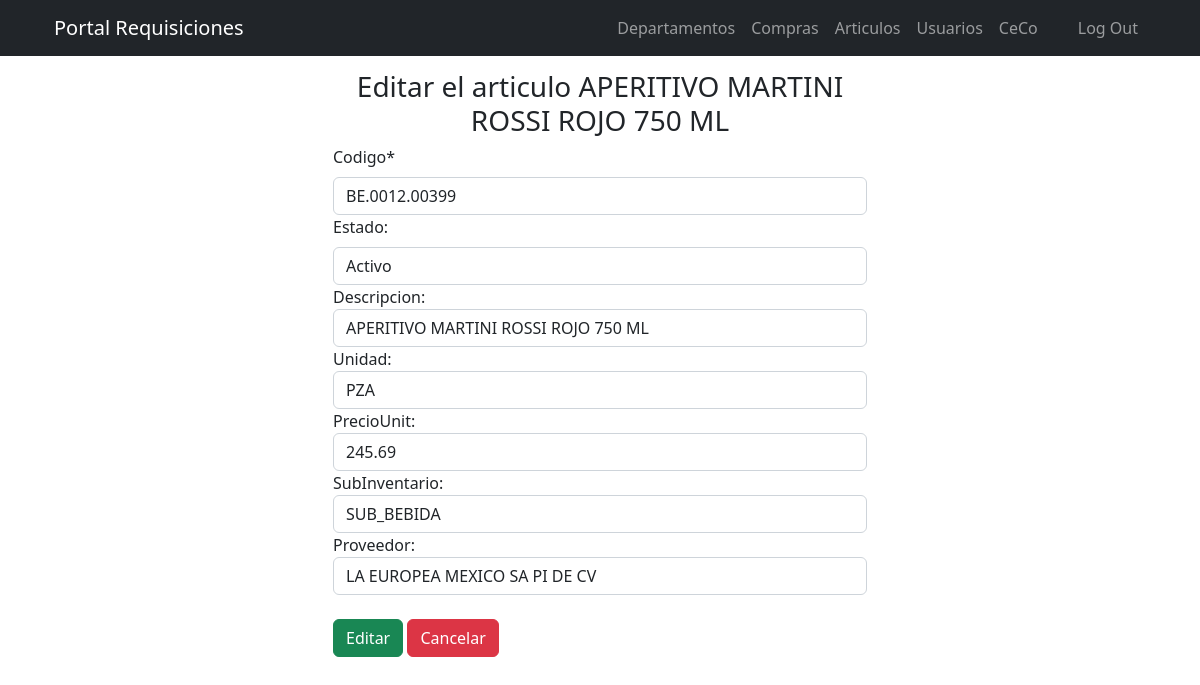
Screenshot of /includes/editar_art.php?id=61 (signed in) with the database file from the repository.
### tables this page shows
CREATE TABLE `articulos` (
  `id` int(11) NOT NULL,
  `codigo` varchar(50) NOT NULL,
  `estado` int(11) NOT NULL,
  `descripcion` varchar(250) NOT NULL,
  `unidad` varchar(50) NOT NULL,
  `precio` float NOT NULL,
  `inventario` varchar(150) NOT NULL,
  `proveedor` varchar(250) NOT NULL
);

### includes/editar_art.php (the view, shortened to what this page needs)
<?php
$id = $_GET['id'];
include_once "header.php";
require_once ("db.php");
$consulta = "SELECT * FROM articulos WHERE id = $id";
$resultado = mysqli_query($conexion, $consulta);
$usuario = mysqli_fetch_assoc($resultado);
?>
<!DOCTYPE html>
<html lang="es-MX">
<head>
    <link rel="stylesheet" href="../../css/fontawesome-all.min.css">
	<link rel="stylesheet" href="../../css/estilo.css">
</head>
<body>
    <form  action="functions.php" method="POST">
        <div class="container">
            <div id="login-row" class="row justify-content-center align-items-center">
                <div id="login-column" class="col-md-6">
                    <div id="login-box" class="col-md-12">
                            <h3 class="text-center">Editar el articulo <?php echo $usuario ['descripcion']; ?></h3>
                            <div class="form-group">
                            <label for="" class="form-label">Codigo*</label>
                            <input type="text"  id="codigo" name="codigo" class="form-control" value ="<?php echo $usuario ['codigo']; ?>" required>
                            </div>
                            <div class="form-group">
                                  <label for="estado" class="form-label">Estado:</label>
                                  <select name="estado" id="estado" class="form-control" required >
                                  <option <?php echo $usuario ['estado']==='1' ? "selected='selected' ": "" ?> value="1">Activo</option>
                               </select>
                            </div>
                            <div class="form-group">
                                <label for="desc">Descripcion:</label><br>
                                <input type="text" name="descripcion" id="descripcion" class="form-control" value="<?php echo $usuario ['descripcion']; ?>" required>
                            </div>
                            <div class="form-group">
                                <label for="unit">Unidad:</label><br>
                                <input type="text" name="unidad" id="unidad" class="form-control" value="<?php echo $usuario ['unidad']; ?>" required>
                            </div>
                            <div class="form-group">
                                <label for="precio">PrecioUnit:</label><br>
                                <input type="number" name="precio" id="precio" class="form-control" value="<?php echo $usuario ['precio']; ?>" required>
                            </div>
                            <div class="form-group">
                                <label for="sub">SubInventario:</label><br>
                                <input type="text" name="inventario" id="inventario" class="form-control" value="<?php echo $usuario ['inventario']; ?>" required>
                            </div>
                            <div class="form-group">
                                <label for="prov">Proveedor:</label><br>
                                <input type="text" name="proveedor" id="proveedor" class="form-control" value="<?php echo $usuario ['proveedor']; ?>" required>
                            </div>
                               <br>
                                <div class="mb-3">
                                <button type="submit" class="btn btn-success" >Editar</button>
                               <a href="../views/articulos.php" class="btn btn-danger">Cancelar</a>
                            </div>
                            </div>
                            </div>
                        </form>
                    </div>
                </div>
</body>
</html>

### css/estilo.css (style rules this page uses)
body { padding-top: 70px; }

### rows the page displays
articulos: descripcion "APERITIVO MARTINI ROSSI ROJO 750 ML", codigo "BE.0012.00399", estado "Activo", unidad "PZA", precio "245.69", inventario "SUB_BEBIDA", proveedor "LA EUROPEA MEXICO SA PI DE CV"
